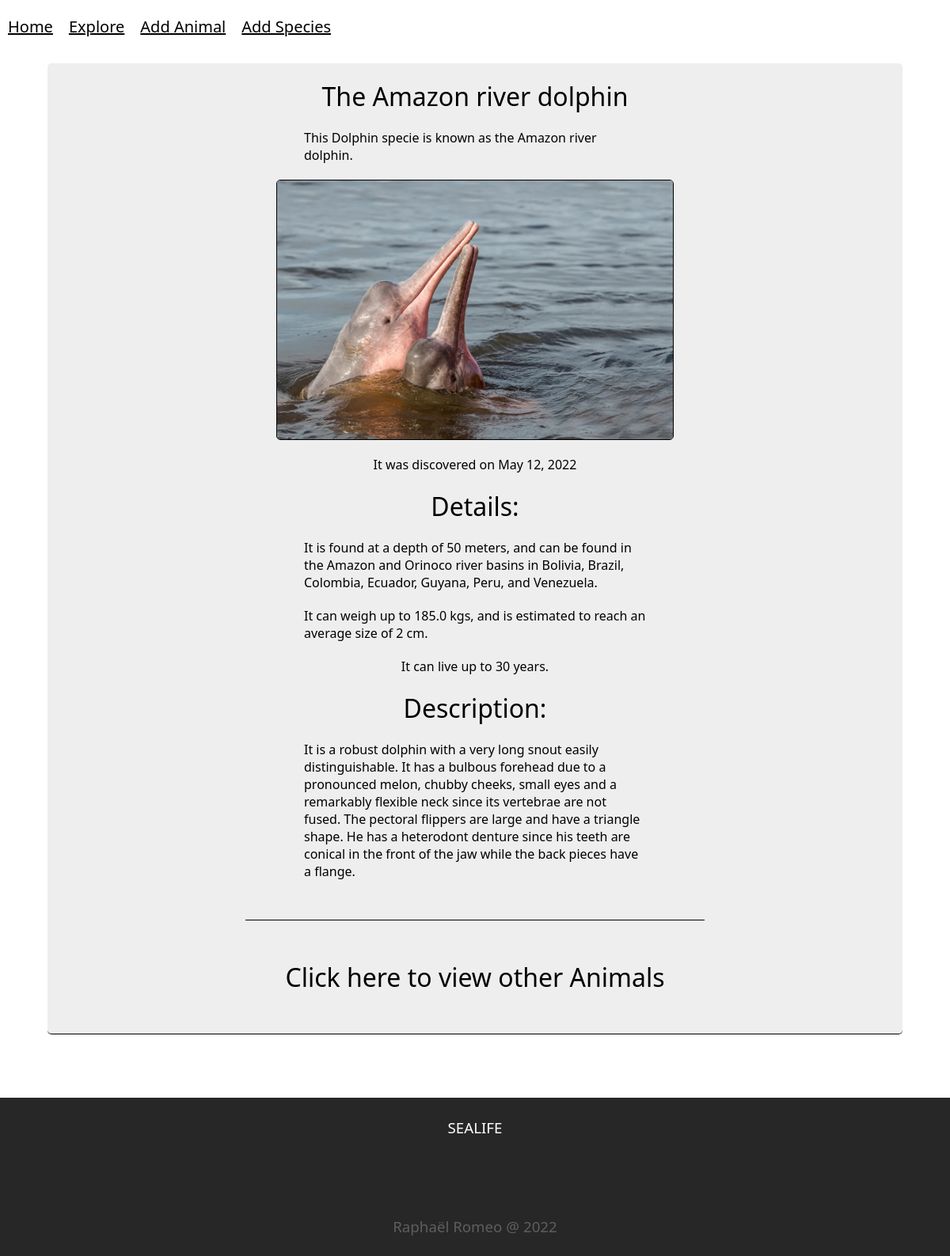
/affiche/33/, run on an earlier commit of the app's database.
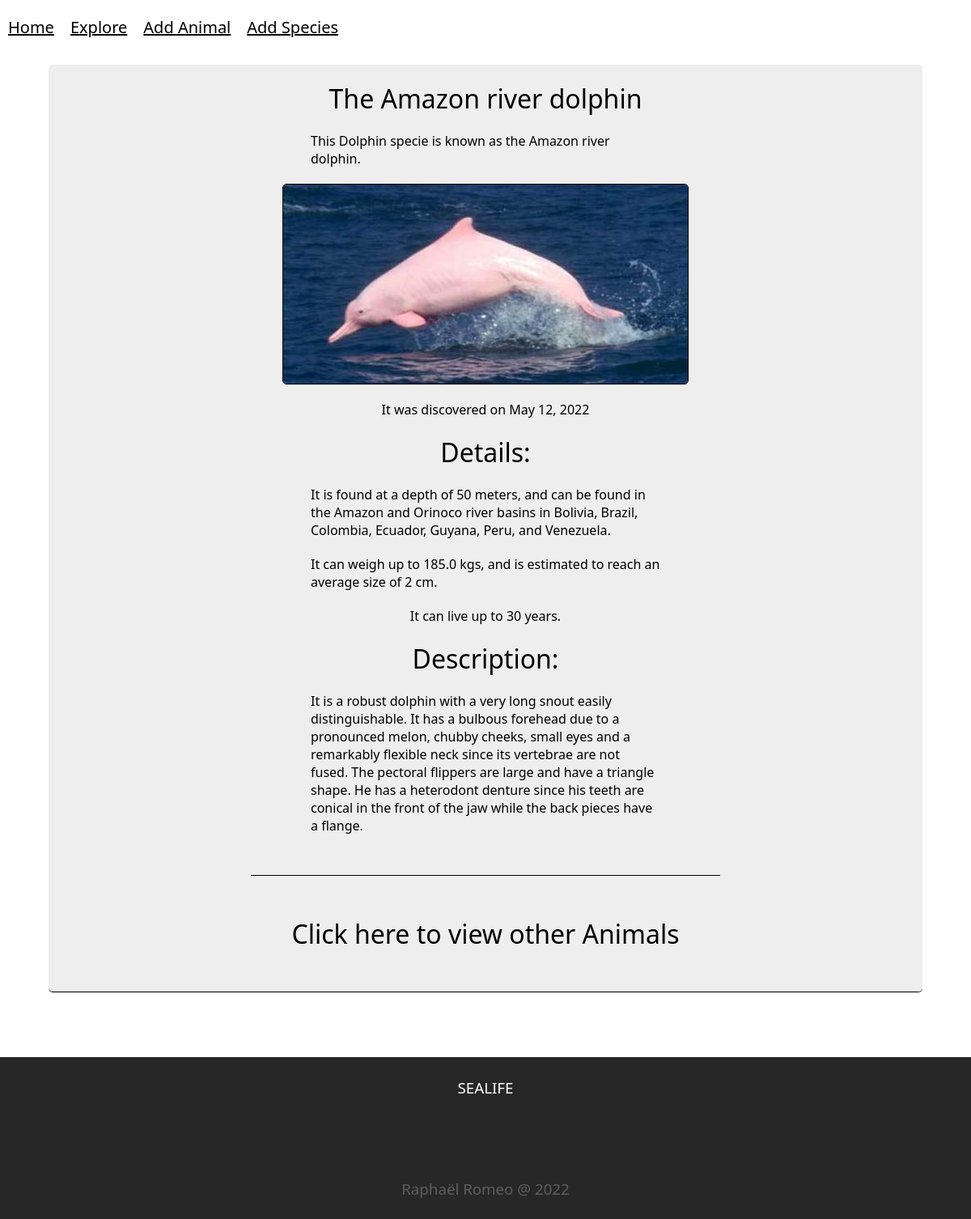
And on a later commit of the database.
### sealife/models.py (models this page shows, shortened)
class Animal(models.Model):
    category = models.ForeignKey(Categories, on_delete=models.CASCADE, null="true")
    species = models.CharField(max_length=100)
    image = models.ImageField(upload_to='images')
    date_discovered = models.DateField(blank=False,default=django.utils.timezone.now)
    size = models.IntegerField(blank=False)
    weight = models.FloatField(blank=False)
    lifespan = models.IntegerField(blank=False)
    depth = models.IntegerField(blank=False)
    locations = models.TextField(null=True, blank=True)
    description = models.TextField(null=True, blank=True)

class Categories(models.Model):
    name = models.CharField(max_length=100)
    description = models.TextField(null=True, blank=True)
    image = models.ImageField(upload_to='images')
    def __str__(self):
        return self.name

### sealife/views.py (the view)
# urls.py: path('affiche/<int:id>/',views.affiche),
def affiche(request, id):
    species = models.Animal.objects.get(pk=id)
    species_list = list(models.Animal.objects.filter(category=models.Animal.objects.get(pk=id).category))
    count = models.Animal.objects.filter(category=models.Animal.objects.get(pk=id).category).count()
    return render(request,"affiche.html",{"species" : species,"liste": species_list,"count": count})

### sealife/templates/affiche.html (shortened to what this page needs)
{% extends "main.html" %} <!-- si le gabarit n'est pas dans templates mais dans le
{% block content %}
<div class="affiche_specie">
<h1 class="specie_name"> The {{species.species}} </h1>
<p> This {{species.category}} specie is known as the {{species.species}}. </p>
<img class="specie_image" src="/sealife/media/{{species.image}}"/>
<p> It was discovered on {{species.date_discovered}}
<h1> Details: </h1>
<p> It {% if species.depth > 0 %} is found at a depth of {{species.depth}} meters, {%else%} lives on the surface, {% endif %} and can be found in {{species.locations}}.</p>
<p> It can weigh up to {{species.weight}} kgs, and is estimated to reach an average size of {{species.size}} cm.</p>
<p> It can live up to {{species.lifespan}} years. </p>
<h1> Description: </h1>
<p> {{species.description}} </p>
<element>
<h1><a href="/sealife/search" class="other_link"> Click here to view other Animals </a></h1>
</element>
</div>
{% endblock %}

What changed in the data, as far as the page shows it:
changed Animal "Amazon river dolphin": image: a different picture
